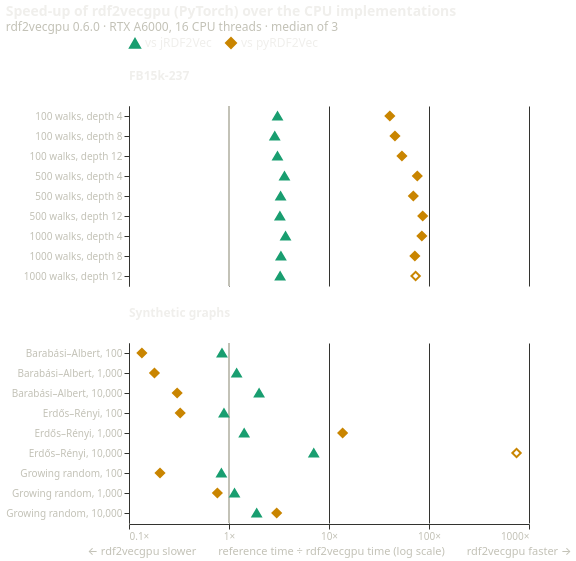

The Vega-Lite source for this figure:
### Vega-Lite specification from a JSON file in a GitHub repository (floating-point values rounded to 4 significant figures)
{"$schema": "https://vega.github.io/schema/vega-lite/v5.json", "title": {"text": "Speed-up of rdf2vecgpu (PyTorch) over the CPU implementations", "subtitle": "rdf2vecgpu 0.6.0 · RTX A6000, 16 CPU threads · median of 3", "anchor": "start"}, "data": {"values": [{"group": "FB15k-237", "row": "100 walks, depth 4", "framework": "jRDF2Vec", "speedup": 3.056, "ok": true, "label": "3.1×", "times": "42.6 s vs 2.2 min"}, {"group": "FB15k-237", "row": "100 walks, depth 4", "framework": "pyRDF2Vec", "speedup": 40.59, "ok": true, "label": "40.6×", "times": "42.6 s vs 28.8 min"}, {"group": "FB15k-237", "row": "100 walks, depth 8", "framework": "jRDF2Vec", "speedup": 2.867, "ok": true, "label": "2.9×", "times": "62.0 s vs 3.0 min"}, {"group": "FB15k-237", "row": "100 walks, depth 8", "framework": "pyRDF2Vec", "speedup": 45.67, "ok": true, "label": "45.7×", "times": "62.0 s vs 47.2 min"}, {"group": "FB15k-237", "row": "100 walks, depth 12", "framework": "jRDF2Vec", "speedup": 3.054, "ok": true, "label": "3.1×", "times": "71.1 s vs 3.6 min"}, {"group": "FB15k-237", "row": "100 walks, depth 12", "framework": "pyRDF2Vec", "speedup": 53.62, "ok": true, "label": "53.6×", "times": "71.1 s vs 1.1 h"}, {"group": "FB15k-237", "row": "500 walks, depth 4", "framework": "jRDF2Vec", "speedup": 3.586, "ok": true, "label": "3.6×", "times": "2.7 min vs 9.6 min"}, {"group": "FB15k-237", "row": "500 walks, depth 4", "framework": "pyRDF2Vec", "speedup": 76.38, "ok": true, "label": "76.4×", "times": "2.7 min vs 3.4 h"}, {"group": "FB15k-237", "row": "500 walks, depth 8", "framework": "jRDF2Vec", "speedup": 3.281, "ok": true, "label": "3.3×", "times": "4.2 min vs 13.6 min"}, {"group": "FB15k-237", "row": "500 walks, depth 8", "framework": "pyRDF2Vec", "speedup": 69.7, "ok": true, "label": "69.7×", "times": "4.2 min vs 4.8 h"}, {"group": "FB15k-237", "row": "500 walks, depth 12", "framework": "jRDF2Vec", "speedup": 3.228, "ok": true, "label": "3.2×", "times": "5.0 min vs 16.1 min"}, {"group": "FB15k-237", "row": "500 walks, depth 12", "framework": "pyRDF2Vec", "speedup": 86.54, "ok": true, "label": "86.5×", "times": "5.0 min vs 7.2 h"}, {"group": "FB15k-237", "row": "1000 walks, depth 4", "framework": "jRDF2Vec", "speedup": 3.675, "ok": true, "label": "3.7×", "times": "5.2 min vs 18.9 min"}, {"group": "FB15k-237", "row": "1000 walks, depth 4", "framework": "pyRDF2Vec", "speedup": 84.83, "ok": true, "label": "84.8×", "times": "5.2 min vs 7.3 h"}, {"group": "FB15k-237", "row": "1000 walks, depth 8", "framework": "jRDF2Vec", "speedup": 3.305, "ok": true, "label": "3.3×", "times": "8.2 min vs 27.1 min"}, {"group": "FB15k-237", "row": "1000 walks, depth 8", "framework": "pyRDF2Vec", "speedup": 72.21, "ok": true, "label": "72.2×", "times": "8.2 min vs 9.9 h"}, {"group": "FB15k-237", "row": "1000 walks, depth 12", "framework": "jRDF2Vec", "speedup": 3.245, "ok": true, "label": "3.2×", "times": "9.8 min vs 31.8 min"}, {"group": "FB15k-237", "row": "1000 walks, depth 12", "framework": "pyRDF2Vec", "speedup": 73.5, "ok": false, "label": "> 73.5×", "times": "9.8 min vs > 12.0 h (timed out)"}, {"group": "Synthetic graphs", "row": "Barabási–Albert, 100", "framework": "jRDF2Vec", "speedup": 0.8507, "ok": true, "label": "0.85×", "times": "15.4 s vs 13.1 s"}, {"group": "Synthetic graphs", "row": "Barabási–Albert, 100", "framework": "pyRDF2Vec", "speedup": 0.1346, "ok": true, "label": "0.13×", "times": "15.4 s vs 2.1 s"}, {"group": "Synthetic graphs", "row": "Barabási–Albert, 1,000", "framework": "jRDF2Vec", "speedup": 1.192, "ok": true, "label": "1.2×", "times": "16.0 s vs 19.1 s"}, {"group": "Synthetic graphs", "row": "Barabási–Albert, 1,000", "framework": "pyRDF2Vec", "speedup": 0.1797, "ok": true, "label": "0.18×", "times": "16.0 s vs 2.9 s"}, {"group": "Synthetic graphs", "row": "Barabási–Albert, 10,000", "framework": "jRDF2Vec", "speedup": 2.0, "ok": true, "label": "2.0×", "times": "42.8 s vs 85.6 s"}, {"group": "Synthetic graphs", "row": "Barabási–Albert, 10,000", "framework": "pyRDF2Vec", "speedup": 0.3031, "ok": true, "label": "0.30×", "times": "42.8 s vs 13.0 s"}, {"group": "Synthetic graphs", "row": "Erdős–Rényi, 100", "framework": "jRDF2Vec", "speedup": 0.8905, "ok": true, "label": "0.89×", "times": "15.5 s vs 13.8 s"}, {"group": "Synthetic graphs", "row": "Erdős–Rényi, 100", "framework": "pyRDF2Vec", "speedup": 0.3251, "ok": true, "label": "0.33×", "times": "15.5 s vs 5.0 s"}, {"group": "Synthetic graphs", "row": "Erdős–Rényi, 1,000", "framework": "jRDF2Vec", "speedup": 1.418, "ok": true, "label": "1.4×", "times": "18.4 s vs 26.1 s"}, {"group": "Synthetic graphs", "row": "Erdős–Rényi, 1,000", "framework": "pyRDF2Vec", "speedup": 13.69, "ok": true, "label": "13.7×", "times": "18.4 s vs 4.2 min"}, {"group": "Synthetic graphs", "row": "Erdős–Rényi, 10,000", "framework": "jRDF2Vec", "speedup": 7.04, "ok": true, "label": "7.0×", "times": "57.6 s vs 6.8 min"}, {"group": "Synthetic graphs", "row": "Erdős–Rényi, 10,000", "framework": "pyRDF2Vec", "speedup": 750.6, "ok": false, "label": "> 751×", "times": "57.6 s vs > 12.0 h (timed out)"}, {"group": "Synthetic graphs", "row": "Growing random, 100", "framework": "jRDF2Vec", "speedup": 0.8391, "ok": true, "label": "0.84×", "times": "15.5 s vs 13.0 s"}, {"group": "Synthetic graphs", "row": "Growing random, 100", "framework": "pyRDF2Vec", "speedup": 0.2042, "ok": true, "label": "0.20×", "times": "15.5 s vs 3.2 s"}, {"group": "Synthetic graphs", "row": "Growing random, 1,000", "framework": "jRDF2Vec", "speedup": 1.135, "ok": true, "label": "1.1×", "times": "15.7 s vs 17.9 s"}, {"group": "Synthetic graphs", "row": "Growing random, 1,000", "framework": "pyRDF2Vec", "speedup": 0.7652, "ok": true, "label": "0.77×", "times": "15.7 s vs 12.0 s"}, {"group": "Synthetic graphs", "row": "Growing random, 10,000", "framework": "jRDF2Vec", "speedup": 1.892, "ok": true, "label": "1.9×", "times": "34.0 s vs 64.4 s"}, {"group": "Synthetic graphs", "row": "Growing random, 10,000", "framework": "pyRDF2Vec", "speedup": 3.0, "ok": true, "label": "3.0×", "times": "34.0 s vs 1.7 min"}]}, "facet": {"row": {"field": "group", "type": "nominal", "title": null, "sort": ["FB15k-237", "Synthetic graphs"], "header": {"labelAngle": 0, "labelAlign": "left", "labelAnchor": "start", "labelOrient": "top", "labelFontSize": 12, "labelFontWeight": 600}}}, "spec": {"width": 400, "height": {"step": 20}, "layer": [{"mark": {"type": "rule", "strokeWidth": 1.5, "color": "#c3c2b7"}, "encoding": {"x": {"datum": 1}}}, {"params": [{"name": "pick", "select": {"type": "point", "fields": ["framework"]}, "bind": "legend"}], "mark": {"type": "point", "size": 70, "strokeWidth": 2, "filled": true}, "encoding": {"x": {"field": "speedup", "type": "quantitative", "title": "← rdf2vecgpu slower  reference time ÷ rdf2vecgpu time (log scale)  rdf2vecgpu faster →", "scale": {"type": "log", "domain": [0.1, 1000.0]}, "axis": {"values": [0.1, 1.0, 10.0, 100.0, 1000.0], "grid": true, "labelExpr": "format(datum.value, '~g') + '×'"}}, "y": {"field": "row", "type": "ordinal", "title": null, "sort": ["100 walks, depth 4", "100 walks, depth 8", "100 walks, depth 12", "500 walks, depth 4", "500 walks, depth 8", "500 walks, depth 12", "1000 walks, depth 4", "1000 walks, depth 8", "1000 walks, depth 12", "Barabási–Albert, 100", "Barabási–Albert, 1,000", "Barabási–Albert, 10,000", "Erdős–Rényi, 100", "Erdős–Rényi, 1,000", "Erdős–Rényi, 10,000", "Growing random, 100", "Growing random, 1,000", "Growing random, 10,000"]}, "color": {"field": "framework", "type": "nominal", "title": null, "scale": {"domain": ["jRDF2Vec", "pyRDF2Vec"], "range": ["#199e70", "#c98500"]}, "legend": {"orient": "top", "direction": "horizontal", "symbolStrokeWidth": 2, "labelExpr": "'vs ' + datum.label"}}, "stroke": {"field": "framework", "type": "nominal", "title": null, "scale": {"domain": ["jRDF2Vec", "pyRDF2Vec"], "range": ["#199e70", "#c98500"]}, "legend": {"orient": "top", "direction": "horizontal", "symbolStrokeWidth": 2, "labelExpr": "'vs ' + datum.label"}}, "shape": {"field": "framework", "type": "nominal", "title": null, "scale": {"domain": ["jRDF2Vec", "pyRDF2Vec"], "range": ["triangle-up", "diamond"]}}, "opacity": {"condition": {"param": "pick", "empty": true, "value": 1}, "value": 0.15}, "fillOpacity": {"condition": {"test": "datum.ok", "value": 1}, "value": 0}, "tooltip": [{"field": "row", "title": "Run"}, {"field": "framework", "title": "Against"}, {"field": "label", "title": "Speed-up"}, {"field": "times", "title": "rdf2vecgpu vs reference"}]}}]}, "resolve": {"scale": {"y": "independent"}}, "config": {"background": null, "font": "system-ui, -apple-system, Segoe UI, sans-serif", "view": {"stroke": null}, "title": {"color": "#f0efec", "subtitleColor": "#c3c2b7", "fontSize": 14, "fontWeight": 600}, "axis": {"labelColor": "#c3c2b7", "titleColor": "#c3c2b7", "gridColor": "#33332f", "domainColor": "#33332f", "tickColor": "#33332f", "gridWidth": 1, "titleFontWeight": 500}, "header": {"labelColor": "#f0efec", "titleColor": "#c3c2b7", "titleFontWeight": 500}, "legend": {"labelColor": "#f0efec", "labelFontSize": 12}}}
